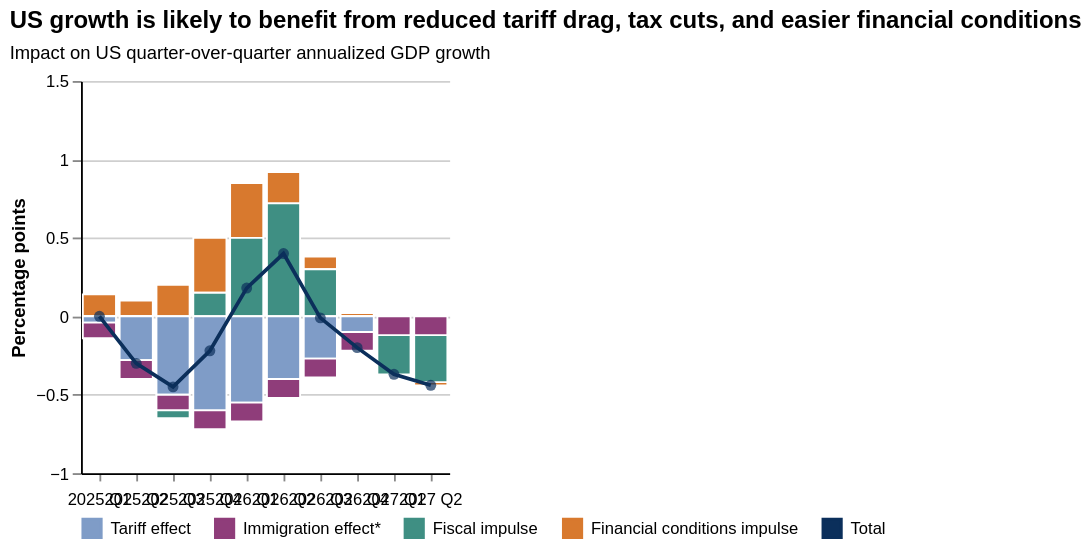

The Vega-Lite source for this figure:
### Vega-Lite specification from a JSON file in a GitHub repository (floating-point values rounded to 4 significant figures)
{"$schema": "https://vega.github.io/schema/vega-lite/v5.json", "background": "white", "width": "container", "height": "container", "autosize": {"type": "fit", "contains": "padding"}, "title": {"text": "US growth is likely to benefit from reduced tariff drag, tax cuts, and easier financial conditions", "subtitle": "Impact on US quarter-over-quarter annualized GDP growth", "anchor": "start", "fontSize": 13, "subtitleFontSize": 10, "subtitlePadding": 6, "offset": 6}, "data": {"values": [{"order": 1, "label": "2025\nQ1", "period": "2025Q1", "series": "Financial conditions impulse", "value": 0.14}, {"order": 1, "label": "2025\nQ1", "period": "2025Q1", "series": "Fiscal impulse", "value": 0.0}, {"order": 1, "label": "2025\nQ1", "period": "2025Q1", "series": "Tariff effect", "value": -0.04}, {"order": 1, "label": "2025\nQ1", "period": "2025Q1", "series": "Immigration effect*", "value": -0.1}, {"order": 2, "label": "2025\nQ2", "period": "2025Q2", "series": "Financial conditions impulse", "value": 0.1}, {"order": 2, "label": "2025\nQ2", "period": "2025Q2", "series": "Fiscal impulse", "value": 0.0}, {"order": 2, "label": "2025\nQ2", "period": "2025Q2", "series": "Tariff effect", "value": -0.28}, {"order": 2, "label": "2025\nQ2", "period": "2025Q2", "series": "Immigration effect*", "value": -0.12}, {"order": 3, "label": "2025\nQ3", "period": "2025Q3", "series": "Financial conditions impulse", "value": 0.2}, {"order": 3, "label": "2025\nQ3", "period": "2025Q3", "series": "Tariff effect", "value": -0.5}, {"order": 3, "label": "2025\nQ3", "period": "2025Q3", "series": "Immigration effect*", "value": -0.1}, {"order": 3, "label": "2025\nQ3", "period": "2025Q3", "series": "Fiscal impulse", "value": -0.05}, {"order": 4, "label": "2025\nQ4", "period": "2025Q4", "series": "Financial conditions impulse", "value": 0.35}, {"order": 4, "label": "2025\nQ4", "period": "2025Q4", "series": "Fiscal impulse", "value": 0.15}, {"order": 4, "label": "2025\nQ4", "period": "2025Q4", "series": "Tariff effect", "value": -0.6}, {"order": 4, "label": "2025\nQ4", "period": "2025Q4", "series": "Immigration effect*", "value": -0.12}, {"order": 5, "label": "2026\nQ1", "period": "2026Q1", "series": "Financial conditions impulse", "value": 0.35}, {"order": 5, "label": "2026\nQ1", "period": "2026Q1", "series": "Fiscal impulse", "value": 0.5}, {"order": 5, "label": "2026\nQ1", "period": "2026Q1", "series": "Tariff effect", "value": -0.55}, {"order": 5, "label": "2026\nQ1", "period": "2026Q1", "series": "Immigration effect*", "value": -0.12}, {"order": 6, "label": "2026\nQ2", "period": "2026Q2", "series": "Financial conditions impulse", "value": 0.2}, {"order": 6, "label": "2026\nQ2", "period": "2026Q2", "series": "Fiscal impulse", "value": 0.72}, {"order": 6, "label": "2026\nQ2", "period": "2026Q2", "series": "Tariff effect", "value": -0.4}, {"order": 6, "label": "2026\nQ2", "period": "2026Q2", "series": "Immigration effect*", "value": -0.12}, {"order": 7, "label": "2026\nQ3", "period": "2026Q3", "series": "Financial conditions impulse", "value": 0.08}, {"order": 7, "label": "2026\nQ3", "period": "2026Q3", "series": "Fiscal impulse", "value": 0.3}, {"order": 7, "label": "2026\nQ3", "period": "2026Q3", "series": "Tariff effect", "value": -0.27}, {"order": 7, "label": "2026\nQ3", "period": "2026Q3", "series": "Immigration effect*", "value": -0.12}, {"order": 8, "label": "2026\nQ4", "period": "2026Q4", "series": "Financial conditions impulse", "value": 0.02}, {"order": 8, "label": "2026\nQ4", "period": "2026Q4", "series": "Fiscal impulse", "value": 0.0}, {"order": 8, "label": "2026\nQ4", "period": "2026Q4", "series": "Tariff effect", "value": -0.1}, {"order": 8, "label": "2026\nQ4", "period": "2026Q4", "series": "Immigration effect*", "value": -0.12}, {"order": 9, "label": "2027\nQ1", "period": "2027Q1", "series": "Financial conditions impulse", "value": 0.0}, {"order": 9, "label": "2027\nQ1", "period": "2027Q1", "series": "Fiscal impulse", "value": -0.25}, {"order": 9, "label": "2027\nQ1", "period": "2027Q1", "series": "Tariff effect", "value": 0.0}, {"order": 9, "label": "2027\nQ1", "period": "2027Q1", "series": "Immigration effect*", "value": -0.12}, {"order": 10, "label": "2027\nQ2", "period": "2027Q2", "series": "Financial conditions impulse", "value": -0.02}, {"order": 10, "label": "2027\nQ2", "period": "2027Q2", "series": "Fiscal impulse", "value": -0.3}, {"order": 10, "label": "2027\nQ2", "period": "2027Q2", "series": "Tariff effect", "value": 0.0}, {"order": 10, "label": "2027\nQ2", "period": "2027Q2", "series": "Immigration effect*", "value": -0.12}]}, "transform": [{"calculate": "datum.value >= 0 ? (datum.series === 'Fiscal impulse' ? 1 : datum.series === 'Financial conditions impulse' ? 2 : 99) : (datum.period === '2025Q3' ? (datum.series === 'Tariff effect' ? 1 : datum.series === 'Immigration effect*' ? 2 : datum.series === 'Fiscal impulse' ? 3 : 99) : datum.period === '2027Q1' ? (datum.series === 'Immigration effect*' ? 1 : datum.series === 'Fiscal impulse' ? 2 : datum.series === 'Tariff effect' ? 3 : datum.series === 'Financial conditions impulse' ? 4 : 99) : datum.period === '2027Q2' ? (datum.series === 'Immigration effect*' ? 1 : datum.series === 'Fiscal impulse' ? 2 : datum.series === 'Financial conditions impulse' ? 3 : datum.series === 'Tariff effect' ? 4 : 99) : (datum.series === 'Tariff effect' ? 1 : datum.series === 'Immigration effect*' ? 2 : datum.series === 'Fiscal impulse' ? 3 : datum.series === 'Financial conditions impulse' ? 4 : 99))", "as": "stack_order"}], "layer": [{"mark": {"type": "bar", "stroke": "white", "strokeWidth": 1}, "encoding": {"x": {"field": "label", "type": "ordinal", "sort": {"field": "order", "order": "ascending"}, "axis": {"title": null, "labelAngle": 0, "labelPadding": 6, "tickSize": 4, "labelFontSize": 9}}, "y": {"field": "value", "type": "quantitative", "stack": "zero", "scale": {"domain": [-1, 1.5], "nice": false, "zero": false}, "axis": {"title": "Percentage points", "titleFontSize": 10, "values": [-1, -0.5, 0, 0.5, 1, 1.5], "format": "~g", "grid": true, "gridColor": "#cfcfcf", "gridWidth": 1, "labelFontSize": 9}}, "order": {"field": "stack_order", "type": "quantitative"}, "color": {"field": "series", "type": "nominal", "scale": {"domain": ["Tariff effect", "Immigration effect*", "Fiscal impulse", "Financial conditions impulse", "Total"], "range": ["#7f9cc7", "#8f3d7a", "#3f8f83", "#d8792e", "#0b2f5b"]}, "legend": {"orient": "bottom", "direction": "horizontal", "title": null, "labelFontSize": 9, "symbolSize": 100, "offset": 5, "symbolType": "square"}}}}, {"data": {"values": [{"series": "Total"}]}, "mark": {"type": "point", "opacity": 0}, "encoding": {"color": {"field": "series", "type": "nominal"}}}, {"transform": [{"aggregate": [{"op": "sum", "field": "value", "as": "total"}], "groupby": ["label", "order", "period"]}], "layer": [{"mark": {"type": "line", "strokeWidth": 2, "color": "#0b2f5b"}, "encoding": {"x": {"field": "label", "type": "ordinal", "sort": {"field": "order", "order": "ascending"}}, "y": {"field": "total", "type": "quantitative"}}}, {"mark": {"type": "point", "filled": true, "size": 35, "color": "#0b2f5b"}, "encoding": {"x": {"field": "label", "type": "ordinal", "sort": {"field": "order", "order": "ascending"}}, "y": {"field": "total", "type": "quantitative"}}}]}], "config": {"view": {"stroke": null}, "axis": {"domainColor": "black", "domainWidth": 1, "labelFont": "sans-serif", "titleFont": "sans-serif"}}}
